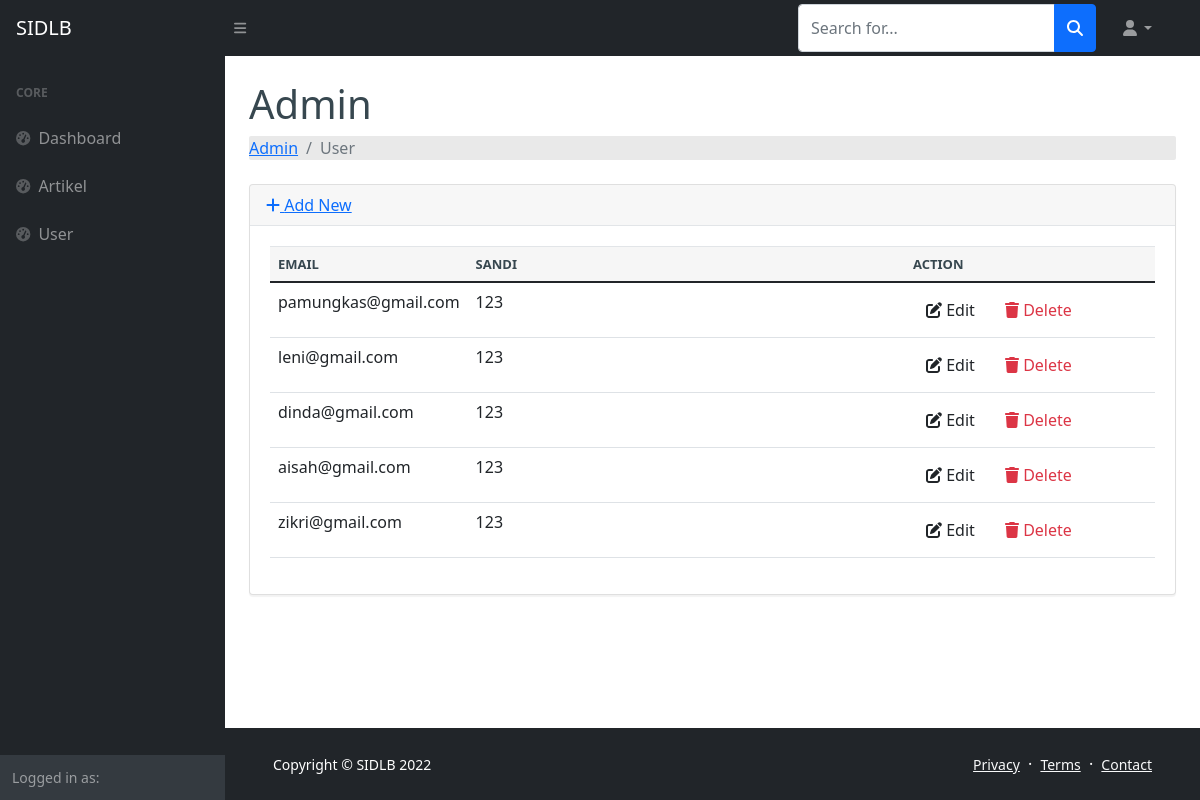
The app's page /index.php/admin/user with its own data.
### tables this page shows
CREATE TABLE `user` (
  `id` varchar(64) NOT NULL,
  `email` varchar(255) NOT NULL,
  `sandi` varchar(255) NOT NULL
);

### application/controllers/admin/User.php (called while the page is built, shortened)
<?php
class User extends CI_Controller
{
    public function __construct()
    {
        $this->load->model("user_model");
        $this->load->library('form_validation');
    }
    public function index()
    {
        $data["user"] = $this->user_model->getAll();
        $this->load->view("admin/user/list", $data);
    }
}

### index.php (called while the page is built, shortened)
<?php
require_once BASEPATH.'core/CodeIgniter.php';

### application/models/User_model.php (called while the page is built, shortened)
<?php defined('BASEPATH') OR exit('No direct script access allowed');
class User_model extends CI_Model
{
    private $_table = "user";
    public function getAll()
    {
        return $this->db->get($this->_table)->result();
    }
}

### application/views/admin/user/list.php (the view, shortened to what this page needs)
    <body class="sb-nav-fixed">
        <div id="layoutSidenav">
            <div id="layoutSidenav_content">
                <main>
                    <div class="container-fluid px-4">
					<div class="card mb-3">
					<div class="card-header">
						<a href="<?php echo site_url('admin/user/add') ?>"><i class="fas fa-plus"></i> Add New</a>
					</div>
					<div class="card-body">
						<div class="table-responsive">
							<table class="table table-hover" id="dataTable" width="100%" cellspacing="0">
								<thead>
									<tr>
										<th>Email</th>
										<th>Sandi</th>
										<th>Action</th>
									</tr>
								</thead>
								<tbody>
									<?php foreach ($user as $user): ?>
									<tr>
										<td width="150">
											<?php echo $user->email ?>
										</td>
										<td>
											<?php echo $user->sandi ?>
										</td>
										<td width="250">
											<a href="<?php echo site_url('admin/user/edit/'.$user->id) ?>"
											 class="btn btn-small"><i class="fas fa-edit"></i> Edit</a>
											 <a href="<?php echo site_url('admin/user/delete/'.$user->id) ?>"
											 class="btn btn-small text-danger"><i class="fas fa-trash"></i> Delete</a>
										</td>
									</tr>
									<?php endforeach; ?>
								</tbody>
							</table>
						</div>
					</div>
				</div>
                    </div>
                </main>
            </div>
        </div>
    </body>
</html>

### records on screen
user: email "pamungkas@gmail.com", sandi "123"
user: email "leni@gmail.com", sandi "123"
user: email "dinda@gmail.com", sandi "123"
user: email "aisah@gmail.com", sandi "123"
user: email "zikri@gmail.com", sandi "123"

### other values on screen
SITE_NAME "SIDLB"
$this->uri->segment(1) "Admin"
$segment "Admin"
$segment "User"
Date('Y') "2022"
